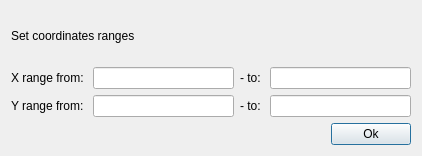
<?xml version="1.0" encoding="UTF-8"?>
<ui version="4.0">
 <class>AxisRangeDialog</class>
 <widget class="QDialog" name="AxisRangeDialog">
  <property name="geometry">
   <rect>
    <x>0</x>
    <y>0</y>
    <width>422</width>
    <height>156</height>
   </rect>
  </property>
  <property name="minimumSize">
   <size>
    <width>0</width>
    <height>156</height>
   </size>
  </property>
  <property name="maximumSize">
   <size>
    <width>16777215</width>
    <height>156</height>
   </size>
  </property>
  <property name="windowTitle">
   <string>Dialog</string>
  </property>
  <layout class="QVBoxLayout" name="verticalLayout">
   <item>
    <widget class="QLabel" name="label">
     <property name="text">
      <string>Set coordinates ranges</string>
     </property>
    </widget>
   </item>
   <item>
    <layout class="QHBoxLayout" name="horizontalLayout_3">
     <item>
      <widget class="QLabel" name="x_label">
       <property name="text">
        <string>X range from: </string>
       </property>
      </widget>
     </item>
     <item>
      <widget class="QLineEdit" name="xFromLineEdit"/>
     </item>
     <item>
      <widget class="QLabel" name="x_defis_label">
       <property name="text">
        <string>- to: </string>
       </property>
      </widget>
     </item>
     <item>
      <widget class="QLineEdit" name="xToLineEdit"/>
     </item>
    </layout>
   </item>
   <item>
    <layout class="QHBoxLayout" name="horizontalLayout_2">
     <item>
      <widget class="QLabel" name="y_label">
       <property name="text">
        <string>Y range from: </string>
       </property>
      </widget>
     </item>
     <item>
      <widget class="QLineEdit" name="yFromLineEdit"/>
     </item>
     <item>
      <widget class="QLabel" name="y_defis_label">
       <property name="text">
        <string>- to: </string>
       </property>
      </widget>
     </item>
     <item>
      <widget class="QLineEdit" name="yToLineEdit"/>
     </item>
    </layout>
   </item>
   <item>
    <layout class="QHBoxLayout" name="horizontalLayout">
     <item>
      <spacer name="horizontalSpacer">
       <property name="orientation">
        <enum>Qt::Horizontal</enum>
       </property>
       <property name="sizeHint" stdset="0">
        <size>
         <width>40</width>
         <height>20</height>
        </size>
       </property>
      </spacer>
     </item>
     <item>
      <widget class="QPushButton" name="okAxRangeButton">
       <property name="text">
        <string>Ok</string>
       </property>
      </widget>
     </item>
    </layout>
   </item>
  </layout>
 </widget>
 <resources/>
 <connections/>
</ui>
